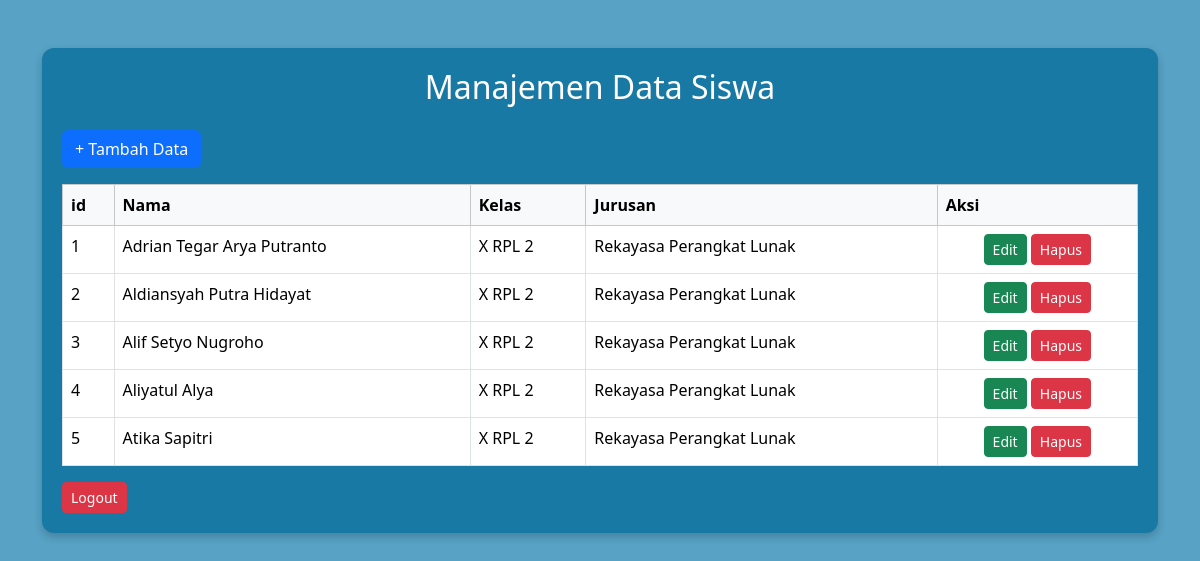
The app's page / (signed in) with its own data.
### tables this page shows
CREATE TABLE `tbl_siswa` (
  `id` int(11) NOT NULL,
  `Nama` varchar(100) NOT NULL,
  `Kelas` varchar(20) NOT NULL,
  `Jurusan` varchar(50) NOT NULL
);

### index.php (the view, shortened to what this page needs)
<?php
include 'koneksi.php';
$keyword = isset($_GET['keyword']) ? $_GET['keyword'] : '';
if ($keyword) {
    $query = "SELECT * FROM tbl_siswa WHERE nis LIKE '%$keyword%' OR nama LIKE '%$keyword%'";
} else {
    $query = "SELECT * FROM tbl_siswa";
}
$result = mysqli_query($koneksi, $query);
?>
<!doctype html>
<html lang="en">
<head>
    <link href="https://cdn.jsdelivr.net/npm/bootstrap@5.3.5/dist/css/bootstrap.min.css" rel="stylesheet">
</head>
<body class="container mt-5">
    <div class="content-wrapper">
        <section class="text-center">
            <h2 class="mb-4">Manajemen Data Siswa</h2>
        </section>
        <a href="tambah.php" class="btn btn-primary mb-3"> + Tambah Data</a>
        <table class="table table-bordered">
            <thead class="table-light">
                <tr>
                    <th>id</th>
                    <th>Nama</th>
                    <th>Kelas</th>
                    <th>Jurusan</th>
                    <th>Aksi</th>
                </tr>
            </thead>
            <tbody>
                <?php
                while($row = mysqli_fetch_assoc($result)) : ?>
                    <tr>
                        <td><?= $row['id'] ?></td>
                        <td><?= $row['Nama'] ?></td>
                        <td><?= $row['Kelas'] ?></td>
                        <td><?= $row['Jurusan'] ?></td>
                        <td class="text-center">
                            <a href="edit.php?id=<?= $row['id'] ?>" class="btn btn-sm btn-success">Edit</a>
                            <a href="index.php?hapus=<?= $row['id'] ?>" class="btn btn-sm btn-danger"
                               onclick="return confirm('Apakah Anda Yakin?')">Hapus</a>
                        </td>
                    </tr>
                <?php endwhile; ?>
            </tbody>
        </table>
        <a href="logout.php" class="btn btn-sm btn-danger">Logout</a>
    </div>
</body>
</html>

### index.php (style rules this page uses)
body { background-color:rgb(87, 162, 197); color: white; }
.content-wrapper { background:rgb(25, 121, 165); padding: 20px; border-radius: 12px; box-shadow: 0 4px 8px rgba(0,0,0,0.2); }
table, th, td { color: white; }
.table-light { background-color: #ffffff; color: black; }

### records on screen
tbl_siswa: id "1", Nama "Adrian Tegar Arya Putranto", Kelas "X RPL 2", Jurusan "Rekayasa Perangkat Lunak"
tbl_siswa: id "2", Nama "Aldiansyah Putra Hidayat", Kelas "X RPL 2", Jurusan "Rekayasa Perangkat Lunak"
tbl_siswa: id "3", Nama "Alif Setyo Nugroho", Kelas "X RPL 2", Jurusan "Rekayasa Perangkat Lunak"
tbl_siswa: id "4", Nama "Aliyatul Alya", Kelas "X RPL 2", Jurusan "Rekayasa Perangkat Lunak"
tbl_siswa: id "5", Nama "Atika Sapitri", Kelas "X RPL 2", Jurusan "Rekayasa Perangkat Lunak"
